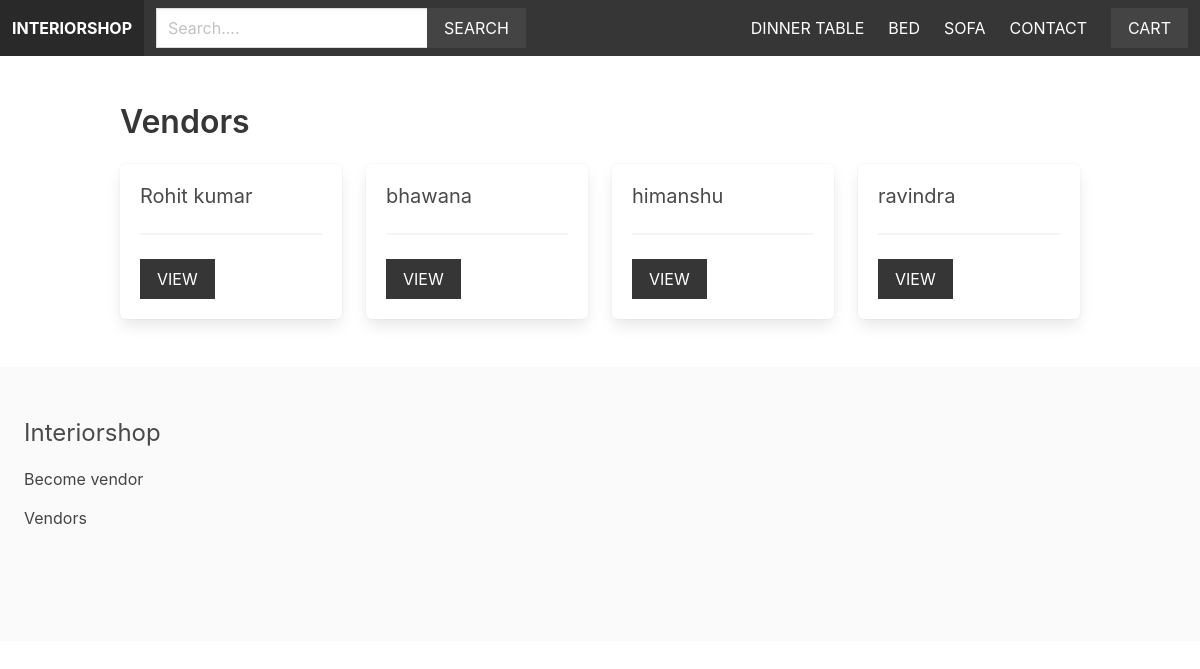
The app's page /vendors/ with its own data.
### shop/product/models.py (models this page shows, shortened)
class Category(models.Model):
    title = models.CharField(max_length=255)
    slug = models.SlugField(max_length=255)
    ordering = models.IntegerField(default=0)
    class Meta:
        ordering = ['ordering']

### shop/vendor/models.py (models this page shows, shortened)
class Vendor(models.Model):
    name = models.CharField(max_length=255)
    created_at = models.DateTimeField(auto_now_add=True)
    created_by = models.OneToOneField(User, related_name='vendor', on_delete=models.CASCADE)
    class Meta:
        ordering = ['name']

### shop/vendor/views.py (the view)
# urls.py: path('vendors/',include('shop.vendor.urls')),
def vendors(request):
    vendors = Vendor.objects.all()
    return render(request, 'vendor/vendors.html',{'vendors':vendors})

### shop/cart/cart.py (called while the page is built)
    def __len__(self):
        return sum(item['quantity'] for item in self.cart.values())

### shop/cart/context_processors.py (called while the page is built)
def cart(request):
    return {'cart': Cart(request)}

### shop/product/context_processors.py (called while the page is built)
def menu_categories(request):
    categories = Category.objects.all()
    return {'menu_categories':categories}

### shop/vendor/templates/vendor/vendors.html (shortened to what this page needs)
{% extends 'core/base.html' %}
{% block content %}
<h1 class="title">Vendors </h1>
<div class="columns is-multiline">
    {% for vendor in vendors %}
        <div class="column is-3">
            <div class="box">
                <h2 class="subtitle">
                    {{ vendor.name }}
                </h2>
                <hr>
                 <div>
                    <a href="{% url 'vendor' vendor.id %}" class="button is-dark is-uppercase">View</a>
                </div>
            </div>
        </div>
    {% endfor %}
</div>
{% endblock %}

### shop/core/templates/core/base.html (shortened to what this page needs)
{% load static %}
<!DOCTYPE html>
<html lang="en">
<head>
    <link rel="stylesheet" href="https://cdn.jsdelivr.net/npm/bulma@0.9.4/css/bulma.min.css">
    <link rel="stylesheet" href="{% static 'styles/main.css' %}">
</head>
<body>
    <nav class="navbar is-dark">
        <div class="navbar-brand">
            <a href="/" class="navbar-item"><strong>Interiorshop</strong></a>
        </div>
        <div class="navbar-menu" id="main-navbar">
            <div class="navbar-start">
                <div class="navbar-item">
                    <form action="{% url 'search' %}" method="get">
                        <div class="field has-addons">
                            <div class="control">
                                <input type="text" class="input" placeholder="Search...." name="query">
                            </div>
                            <div class="control">
                                <button class="button is-dark is-uppercase">Search</button>
                            </div>
                        </div>
                    </form>
                </div>
            </div>
            <div class="navbar-end">
                {% for category in menu_categories  %}
                <a href="{% url 'category' category.slug %}" class="navbar-item">{{ category.title }}</a>
                {% endfor %}
                <a href="{% url 'contact' %}" class="navbar-item">Contact</a>
                <div class="navbar-item">
                    <a href="{% url 'cart' %}" class="button is-dark">Cart{% if cart %} ({{ cart  | length  }}){% endif %}</a>
                </div>
            </div>
        </div>
    </nav>
    <section class="section">
        <div class="container">
     {% block content  %}
     {% endblock  %}
        </div>
    </section>
    <footer class="footer">
        <h3 class="is-size-4 mb-4">Interiorshop</h3>
        {% if request.user.is_authenticated %}
        <a href="{% url 'vendor_admin' %}">Vendor admin</a>
        {% else %}
        <a href="{% url 'become_vendor' %}">Become vendor</a><br>
        {% endif %}
        <a href="{% url 'vendors' %}">Vendors</a>
    </footer>
</body>
</html>

### static/styles/main.css (style rules this page uses)
.navbar { text-transform: uppercase; }
.navbar .is-dark { background: #444; }
.footer a { margin-bottom: 15px; display: inline-block; color: #444; }
.input, .button { border-radius: 0; }

### records on screen
Category: title "DINNER TABLE"
Category: title "BED"
Category: title "SOFA"
Vendor: name "Rohit kumar"
Vendor: name "bhawana"
Vendor: name "himanshu"
Vendor: name "ravindra"
